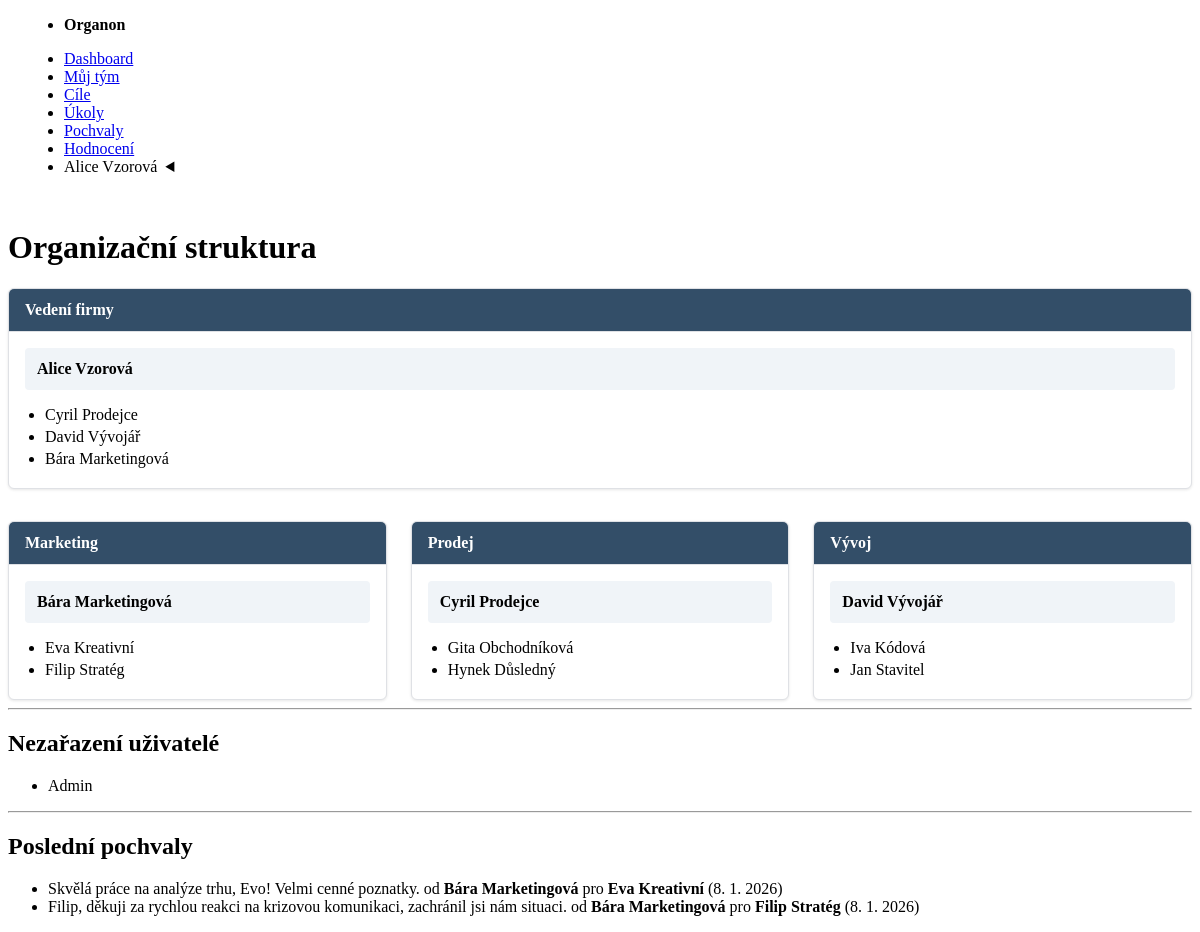
Page /index.php?page=dashboard (signed in) on the committed database.
### tables this page shows
CREATE TABLE users (
            id INTEGER PRIMARY KEY AUTOINCREMENT,
            username TEXT NOT NULL UNIQUE,
            email TEXT NOT NULL UNIQUE,
            password_hash TEXT NOT NULL,
            full_name TEXT NOT NULL,
            is_admin INTEGER DEFAULT 0,
            created_at TIMESTAMP DEFAULT CURRENT_TIMESTAMP
        );

CREATE TABLE recognitions (
            id INTEGER PRIMARY KEY AUTOINCREMENT,
            giver_id INTEGER NOT NULL,
            receiver_id INTEGER NOT NULL,
            message TEXT NOT NULL,
            created_at TIMESTAMP DEFAULT CURRENT_TIMESTAMP,
            FOREIGN KEY (giver_id) REFERENCES users(id) ON DELETE CASCADE,
            FOREIGN KEY (receiver_id) REFERENCES users(id) ON DELETE CASCADE
        );

### src/Auth.php (called while the page is built, shortened)
<?php
require_once __DIR__ . '/Database.php';
class Auth
{
    private ?array $user = null;
    public function __construct()
    {
        if ($this->check()) {
            $this->user = $_SESSION['user'];
        }
    }
    public function check(): bool
    {
        return isset($_SESSION['user']);
    }
    public function user(): ?array
    {
        return $this->user;
    }
}

### src/Database.php (called while the page is built, shortened)
<?php
class Database
{
    private static ?PDO $instance = null;
    public static function getInstance(): PDO
    {
        if (self::$instance === null) {
            $rootPath = realpath(__DIR__ . '/..');
            $dbPath = $rootPath . '/data/organon.db';
            try {
                self::$instance = new PDO('sqlite:' . $dbPath);
                self::$instance->setAttribute(PDO::ATTR_ERRMODE, PDO::ERRMODE_EXCEPTION);
                self::$instance->setAttribute(PDO::ATTR_DEFAULT_FETCH_MODE, PDO::FETCH_ASSOC);
                self::$instance->exec('PRAGMA foreign_keys = ON;');
            } catch (PDOException $e) {
                die("Database connection failed: " . $e->getMessage());
            }
        }
        return self::$instance;
    }
}

### src/Repository/DepartmentRepository.php (called while the page is built, shortened)
<?php
class DepartmentRepository
{
    private PDO $pdo;
    public function __construct()
    {
        $this->pdo = Database::getInstance();
    }
    public function findAll(): array
    {
        $sql = "
            SELECT
                d.id,
                d.name,
                d.parent_id,
                d.manager_id,
                u.full_name as manager_name,
                p.name as parent_name
            FROM departments d
            LEFT JOIN users u ON d.manager_id = u.id
            LEFT JOIN departments p ON d.parent_id = p.id
            ORDER BY d.name
        ";
        $stmt = $this->pdo->query($sql);
        return $stmt->fetchAll();
    }
}

### src/Repository/RecognitionRepository.php (called while the page is built, shortened)
<?php
require_once __DIR__ . '/../Database.php';
class RecognitionRepository
{
    private PDO $pdo;
    public function __construct()
    {
        $this->pdo = Database::getInstance();
    }
    public function findAll(): array
    {
        $sql = "
            SELECT
                r.*,
                giver.full_name as giver_name,
                receiver.full_name as receiver_name
            FROM recognitions r
            LEFT JOIN users giver ON r.giver_id = giver.id
            LEFT JOIN users receiver ON r.receiver_id = receiver.id
            ORDER BY r.created_at DESC
        ";
        return $this->pdo->query($sql)->fetchAll();
    }
}

### templates/dashboard.php (the view, shortened to what this page needs)
<?php
$pdo = Database::getInstance();
$departments = [];
foreach ($departmentRepo->findAll() as $dept) {
    $departments[$dept['id']] = $dept;
}
$users = [];
$stmt_users = $pdo->query("SELECT id, full_name FROM users");
while($user = $stmt_users->fetch(PDO::FETCH_ASSOC)) {
    $users[$user['id']] = $user;
}
$usersByDepartment = [];
$assignedUserIds = [];
$stmt_links = $pdo->query("SELECT user_id, department_id FROM user_departments");
while ($link = $stmt_links->fetch(PDO::FETCH_ASSOC)) {
    $usersByDepartment[$link['department_id']][] = $link['user_id'];
    $assignedUserIds[$link['user_id']] = true;
}
$unassignedUsers = [];
foreach ($users as $userId => $user) {
    if (!isset($assignedUserIds[$userId])) {
        $unassignedUsers[] = $user;
    }
}
$recentRecognitions = $recognitionRepo->findAll();
function render_department_card($dept, $users, $usersByDepartment) {
    $managerName = $dept['manager_name'] ?? 'N/A';
    $memberIds = $usersByDepartment[$dept['id']] ?? [];
    ?>
    <div class="dept-card">
        <div class="dept-header">
            <?= htmlspecialchars($dept['name']) ?>
        </div>
        <div class="dept-body">
            <div class="dept-manager">
                <strong><?= htmlspecialchars($managerName) ?></strong>
            </div>
            <div class="dept-employees">
                <ul>
                    <?php
                    foreach ($memberIds as $userId) {
                        if ($userId != $dept['manager_id']) {
                            echo '<li>' . htmlspecialchars($users[$userId]['full_name']) . '</li>';
                        }
                    }
                    ?>
                </ul>
            </div>
        </div>
    </div>
    <?php
}
$rootDepts = [];
$childDepts = [];
foreach ($departments as $dept) {
    if (empty($dept['parent_id'])) {
        $rootDepts[] = $dept;
    } else {
        $childDepts[$dept['parent_id']][] = $dept;
    }
}
?>
<h1>Organizační struktura</h1>
<div class="org-container">
    <?php
    foreach ($rootDepts as $root) {
        render_department_card($root, $users, $usersByDepartment);
        $directSubDepts = $childDepts[$root['id']] ?? [];
        if (!empty($directSubDepts)) {
            echo '<div class="org-grid">';
            foreach ($directSubDepts as $subDept) {
                render_department_card($subDept, $users, $usersByDepartment);
            }
            echo '</div>';
        }
    }
    ?>
</div>
<hr>
<h2>Nezařazení uživatelé</h2>
<article>
    <?php if (empty($unassignedUsers)): ?>
        <p>Všichni uživatelé jsou zařazeni do oddělení.</p>
    <?php else: ?>
        <ul>
            <?php foreach ($unassignedUsers as $user): ?>
                <li><?= htmlspecialchars($user['full_name']) ?></li>
            <?php endforeach; ?>
        </ul>
    <?php endif; ?>
</article>
<hr>
<h2>Poslední pochvaly</h2>
<article>
    <?php if (empty($recentRecognitions)): ?>
        <p>Zatím nebyly uděleny žádné pochvaly.</p>
    <?php else: ?>
        <ul>
            <?php foreach ($recentRecognitions as $recognition): ?>
                <li>
                    <?= htmlspecialchars($recognition['message']) ?> od
                    <strong><?= htmlspecialchars($recognition['giver_name']) ?></strong> pro
                    <strong><?= htmlspecialchars($recognition['receiver_name']) ?></strong>
                    (<?= date('j. n. Y', strtotime($recognition['created_at'])) ?>)
                </li>
            <?php endforeach; ?>
        </ul>
    <?php endif; ?>
</article>

### public/index.php (shortened to what this page needs)
<?php
require_once __DIR__ . '/../src/Database.php';
require_once __DIR__ . '/../src/Auth.php';
require_once __DIR__ . '/../src/Repository/DepartmentRepository.php';
require_once __DIR__ . '/../src/Repository/RecognitionRepository.php';
$auth = new Auth();
$departmentRepo = new DepartmentRepository();
$recognitionRepo = new RecognitionRepository();
$page = $_GET['page'] ?? 'dashboard';
if ($auth->check()){
    include __DIR__ . '/../templates/header.php';
}
switch ($page) {
    case 'dashboard':
        include __DIR__ . '/../templates/dashboard.php';
        break;
}
if ($auth->check()){
    include __DIR__ . '/../templates/footer.php';
}

### templates/header.php (shortened to what this page needs)
<?php
$user = $auth->user();
?>
<!DOCTYPE html>
<html lang="cs">
<head>
    <link rel="stylesheet" href="https://cdn.jsdelivr.net/npm/@picocss/pico@1/css/pico.min.css">
</head>
<body>
    <?php if ($auth->check()): ?>
    <nav>
        <ul>
            <li><strong>Organon</strong></li>
        </ul>
        <ul>
            <li><a href="index.php?page=dashboard">Dashboard</a></li>
            <li><a href="index.php?page=my_team">Můj tým</a></li>
            <li><a href="index.php?page=goals">Cíle</a></li>
            <li><a href="index.php?page=action_items">Úkoly</a></li>
            <li><a href="index.php?page=recognitions">Pochvaly</a></li>
            <li><a href="index.php?page=reviews">Hodnocení</a></li>
            <li>
                <details role="list" dir="rtl">
                    <summary aria-haspopup="listbox" role="link"><?= htmlspecialchars($user['full_name']) ?></summary>
                </details>
            </li>
        </ul>
    </nav>
    <?php endif; ?>
    <main class="container">

### templates/footer.php
    </main>
</body>
</html>

### templates/header.php (style rules this page uses)
body > nav { padding-left: 1rem; padding-right: 1rem; }
.container { padding-top: 1rem; }

### templates/dashboard.php (style rules this page uses)
.org-container { display: flex; flex-direction: column; gap: 2rem; }
.org-grid { display: flex; flex-wrap: wrap; gap: 1.5rem; }
.dept-card { border: 1px solid #dfe1e5; border-radius: 6px; flex: 1; min-width: 280px; background-color: #fff; box-shadow: 0 1px 3px rgba(0,0,0,0.1); overflow: hidden; }
.dept-header { background-color: #334e68; color: white; padding: 0.75rem 1rem; font-weight: bold; border-bottom: 1px solid #dfe1e5; }
.dept-body { padding: 1rem; }
.dept-manager { background-color: #f0f4f8; padding: 0.75rem; border-radius: 4px; margin-bottom: 1rem; }
.dept-employees ul { margin: 0; padding-left: 1.25rem; }
.dept-employees li { margin-bottom: 0.25rem; }

### rows in the picture
users: name "Vedení firmy", full_name "Alice Vzorová", full_name "Cyril Prodejce", full_name "David Vývojář", full_name "Bára Marketingová"
users: name "Marketing", full_name "Bára Marketingová", full_name "Eva Kreativní", full_name "Filip Stratég"
users: name "Prodej", full_name "Cyril Prodejce", full_name "Gita Obchodníková", full_name "Hynek Důsledný"
users: name "Vývoj", full_name "David Vývojář", full_name "Iva Kódová", full_name "Jan Stavitel"
users: full_name "Admin"
recognitions: message "Skvělá práce na analýze trhu, Evo! Velmi cenné poznatky.", giver_name "Bára Marketingová", receiver_name "Eva Kreativní", created_at "8. 1. 2026"
recognitions: message "Filip, děkuji za rychlou reakci na krizovou komunikaci, zachránil jsi nám situaci.", giver_name "Bára Marketingová", receiver_name "Filip Stratég", created_at "8. 1. 2026"

### other values in the picture
$user['full_name'] "Alice Vzorová"
